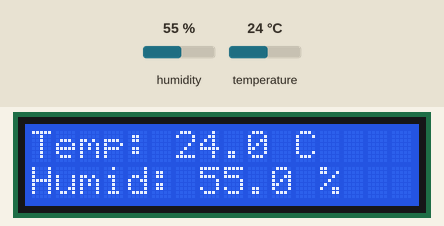
Recording of a sketch running on a simulated Arduino Uno, built with avr-gcc and run on an emulated ATmega328P. Parts: 16×2 character LCD. The test bench sets the inputs (shaded band); at power-on: humidity 55 %, temperature 24 °C.

Above: at 4.6 s.
4.7 s: humidity set to 22 %
At 11.7 s:
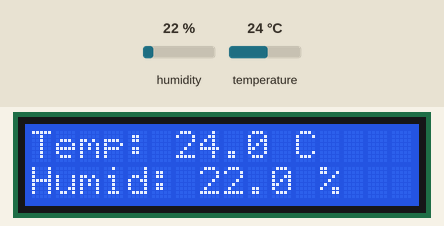
12.7 s: temperature set to 12 °C
At 18.5 s:
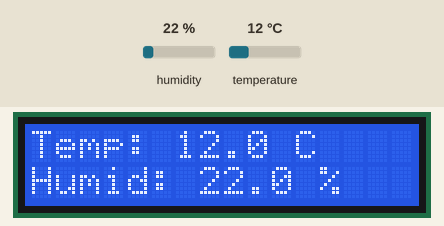
20.7 s: humidity set to 40 %
At 25.4 s:
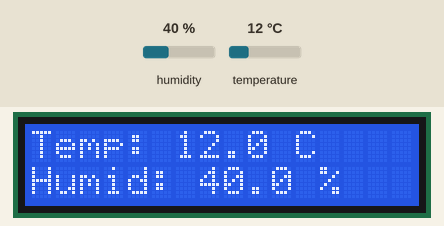
28.7 s: temperature set to 19 °C
At 33.5 s:
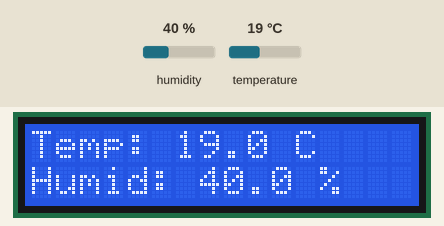
Timing chart, 0 to 35.0 s (numbered marks = the images above; inputs shaded):
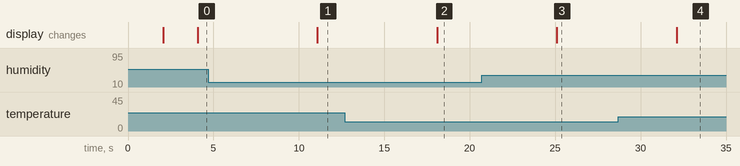

The sketch:

sketch.ino
```cpp
#include <DHT.h>
#include <LiquidCrystal.h>

#define DHTPIN 2
#define DHTTYPE DHT22

DHT dht(DHTPIN, DHTTYPE);
LiquidCrystal lcd(7, 8, 9, 10, 11, 12);

void setup() {
  lcd.begin(16, 2);
  dht.begin();
  lcd.print("Weather System");
  delay(2000);
  lcd.clear();
}

void loop() {
  delay(2000);
  float temperature = dht.readTemperature();
  float humidity = dht.readHumidity();

  if (isnan(temperature) || isnan(humidity)) {
    lcd.clear();
    lcd.print("Sensor error");
    return;
  }

  lcd.setCursor(0, 0);
  lcd.print("Temp: ");
  lcd.print(temperature, 1);
  lcd.print(" C");

  lcd.setCursor(0, 1);
  lcd.print("Humid: ");
  lcd.print(humidity, 1);
  lcd.print(" %");

  delay(5000);
}
```

Measured:
- after the input at 4.7 s, the display: changes after 6.4 s (image 1)
- after the input at 12.7 s, the display: changes after 5.4 s (image 2)
- after the input at 20.7 s, the display: changes after 4.4 s (image 3)
- after the input at 28.7 s, the display: changes after 3.4 s (image 4)
